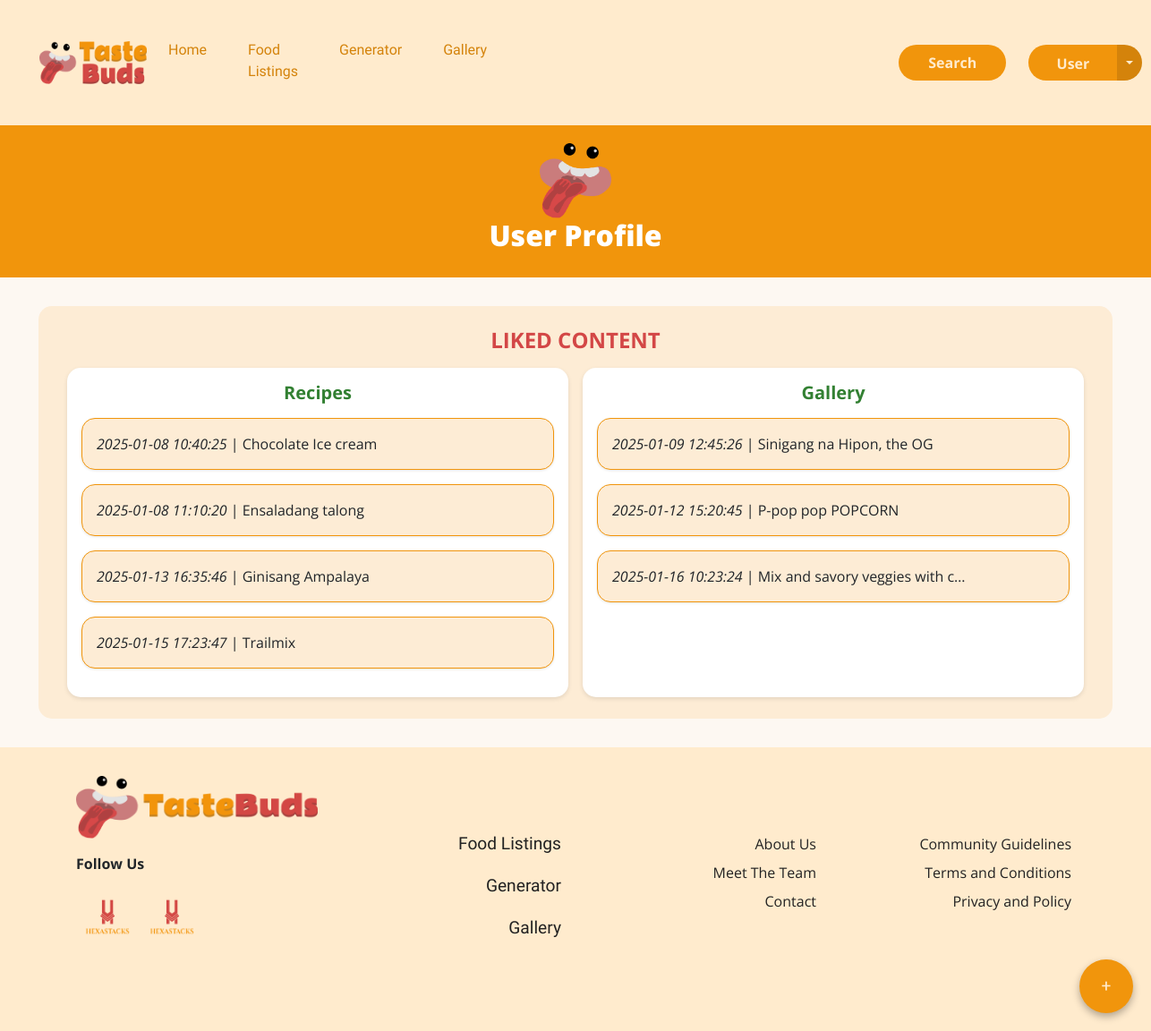
Screenshot of /users/userLike.php with the database file from the repository.
### tables this page shows
CREATE TABLE `likes` (
  `likeID` int(5) NOT NULL,
  `userID` int(5) NOT NULL,
  `recipeID` int(5) DEFAULT NULL,
  `postID` int(5) DEFAULT NULL,
  `likedAt` datetime NOT NULL DEFAULT current_timestamp()
);

CREATE TABLE `recipes` (
  `recipeID` int(5) NOT NULL,
  `recipeTitle` varchar(100) NOT NULL,
  `description` varchar(600) NOT NULL,
  `ingredients` varchar(800) NOT NULL,
  `steps` varchar(5000) NOT NULL,
  `userID` int(5) NOT NULL,
  `isApproved` varchar(3) NOT NULL DEFAULT 'no',
  `createdAt` datetime NOT NULL DEFAULT current_timestamp(),
  `updatedAt` datetime DEFAULT current_timestamp(),
  `primaryCategoryID` int(1) NOT NULL,
  `subcategoryID` int(1) DEFAULT NULL
);

CREATE TABLE `galleryposts` (
  `postID` int(5) NOT NULL,
  `caption` varchar(1000) NOT NULL,
  `userID` int(5) NOT NULL,
  `isApproved` varchar(3) NOT NULL DEFAULT 'no',
  `createdAt` datetime NOT NULL DEFAULT current_timestamp(),
  `updatedAt` datetime DEFAULT current_timestamp(),
  `primaryCategoryID` int(1) NOT NULL,
  `subcategoryID` int(1) NOT NULL DEFAULT 7
);

### connect.php (called while the page is built, shortened)
<?php
function executeQuery($query)
{
	$conn = $GLOBALS['conn'];
	return mysqli_query($conn, $query);
}
?>

### users/userLike.php (the view, shortened to what this page needs)
<?php
include("../connect.php");
$queryUserLikesRcIndividual = "
SELECT likes.*, users.userID AS userLikerID, users.firstName, users.lastName, recipes.*
FROM likes
LEFT JOIN users ON users.userID = likes.userID
LEFT JOIN recipes ON recipes.recipeID = likes.recipeID
WHERE likes.recipeID >= 1 AND likes.userID = 14;
";
$resultUserLikesRcIndividual = executeQuery($queryUserLikesRcIndividual);
$queryUserLikesGpIndividual = "
SELECT likes.*, users.userID AS userLikerID, users.firstName, users.lastName, galleryposts.*
FROM likes
LEFT JOIN users ON users.userID = likes.userID
LEFT JOIN galleryposts ON galleryposts.postID = likes.postID
WHERE likes.postID >= 1 AND likes.userID = 9;
";
$resultUserLikesGpIndividual = executeQuery($queryUserLikesGpIndividual);
?>
<!DOCTYPE html>
<html lang="en">
<head>
    <link href="https://cdn.jsdelivr.net/npm/bootstrap@5.3.3/dist/css/bootstrap.min.css" rel="stylesheet"
>
    <link rel="stylesheet" href="../shared/assets/css/activityLog.css">
    <link rel="stylesheet" href="../shared/assets/css/navbar.css" />
    <link rel="stylesheet" href="../shared/assets/css/footer.css">
</head>
<body>
    <?php include("../shared/components/navbar.php") ?>
    <div class="profile-page">
        <header class="profile-header">
            <img src="../shared/assets/image/Logo.png" alt="TasteBuds Logo">
            <h1>User Profile</h1>
        </header>
        <section class="content-section">
            <h2>Liked Content</h2>
            <div class="content-container">
                <div class="category">
                    <h3>Recipes</h3>
                    <?php
                    if (mysqli_num_rows($resultUserLikesRcIndividual) > 0) {
                        while ($userLikesRowIndividualRc = mysqli_fetch_assoc($resultUserLikesRcIndividual)) {
                            ?>
                            <div class="item-list mb-3" id="liked-recipes">
                                <a href="recipeOverview.php?recipeID=<?php echo $userLikesRowIndividualRc['recipeID']; ?>"
                                    class="item">
                                    <span
                                        style="overflow: hidden; text-overflow: ellipsis; white-space: nowrap; display: inline-block; max-width: 80%;">
                                        <?php echo "<i>" . $userLikesRowIndividualRc['likedAt'] . "</i> | " . $userLikesRowIndividualRc['recipeTitle']; ?>
                                    </span>
                                </a>
                            </div>
                            <?php
                        }
                    }
                    ?>
                </div>
                <div class="category">
                    <h3>Gallery</h3>
                    <?php
                    if (mysqli_num_rows($resultUserLikesGpIndividual) > 0) {
                        while ($userLikesRowIndividualGp = mysqli_fetch_assoc($resultUserLikesGpIndividual)) {
                            ?>
                            <div class="item-list mb-3" id="liked-gallery">
                                <a href="postOverview.php?postID=<?php echo $userLikesRowIndividualGp['postID']; ?>"
                                    class="item">
                                    <span
                                        style="overflow: hidden; text-overflow: ellipsis; white-space: nowrap; display: inline-block; max-width: 80%;">
                                        <?php echo "<i>" . $userLikesRowIndividualGp['likedAt'] . "</i> | " . $userLikesRowIndividualGp['caption']; ?>
                                    </span>
                                </a>
                            </div>
                            <?php
                        }
                    }
                    ?>
                </div>
            </div>
        </section>
    </div>
    <?php include '../shared/components/footer.php'; ?>
</body>
</html>

### shared/assets/css/activityLog.css (style rules this page uses)
:root { --clr-primary: #f1950c; --clr-secondary: #d34746; --clr-action: #328032; --clr-text: #222222; --bg-light: #fdecd5; --fs-header: 2rem; --fs-title: 1.5rem; --border-radius: 15px; }
body { font-family: 'Open Sans', sans-serif; background-color: #fdf8f2; margin: 0; padding: 0; }
.profile-header { text-align: center; padding: 20px; background-color: #f1950c; color: white; }
.profile-header img { width: 80px; }
.profile-header h1 { font-size: 2rem; font-weight: 800; }
.content-section { margin: 2rem auto; padding: 1.5rem; max-width: 1200px; background-color: var(--bg-light); border-radius: var(--border-radius); }
.content-section h2 { font-size: var(--fs-title); margin-bottom: 1rem; text-align: center; color: var(--clr-secondary); text-transform: uppercase; font-weight: bold; }
.content-container { display: flex; flex-wrap: wrap; gap: 1rem; justify-content: center; }
.category { flex: 1 1 calc(100% - 2rem); max-width: calc(50% - 1rem); background-color: white; border-radius: var(--border-radius); padding: 1rem; box-shadow: 0 2px 5px rgba(0, 0, 0, 0.1); }
.category h3 { font-size: 1.25rem; margin-bottom: 1rem; text-align: center; color: var(--clr-action); font-weight: bold; }
.item-list { display: flex; flex-direction: column; gap: 1rem; }
.item { background-color: var(--bg-light); border: 1px solid var(--clr-primary); padding: 1rem; border-radius: var(--border-radius); display: flex; justify-content: space-between; align-items: center; box-shadow: 0 1px 3px rgba(0, 0, 0, 0.1); text-decoration: none; color: inherit; }
.item span { flex: 1; text-align: left; }

### shared/assets/css/navbar.css (style rules this page uses)
:root { --fs-header: 47.78px; --fs-h2: 39.91px; --fs-h3: 33.18px; --fs-h4: 27.65px; --fs-h5: 23.04px; --fs-h6: 19.2px; --fs-paragraph: 16px; --fs-small: 13.33px; --fc-primary-orange: #F1950C; --fc-dark-orange: #D4830B; --fc-mid-orange: #FCD59A; --fc-light-orange: #FFEBCD; --fc-black: #222222; --clr-primary: #F1950C; --clr-secondary: #D34746; --clr-action: #328032; --clr-dark-orange: #D4830B; --clr-mid-orange: #FCD59A; --clr-light-orange: #FFEBCD; --clr-black: #222222; --ff-title: "Rammetto One", serif; --ff-text: "Open Sans", serif; }

### shared/assets/css/footer.css (style rules this page uses)
:root { --fs-header: 47.78px; --fs-h2: 39.91px; --fs-h3: 33.18px; --fs-h4: 27.65px; --fs-h5: 23.04px; --fs-h6: 19.2px; --fs-paragraph: 16px; --fs-small: 13.33px; --fc-primary-orange: #F1950C; --fc-dark-orange: #D4830B; --fc-mid-orange: #FCD59A; --fc-light-orange: #FFEBCD; --fc-black: #222222; --clr-primary: #F1950C; --clr-secondary: #D34746; --clr-action: #328032; --clr-dark-orange: #D4830B; --clr-mid-orange: #FCD59A; --clr-light-orange: #FFEBCD; --clr-black: #222222; --ff-title: "Rammetto One", serif; --ff-text: "Open Sans", serif; }

### shared/assets/css/style.css (style rules this page uses)
:root { --fs-header: 47.78px; --fs-h2: 39.91px; --fs-h3: 33.18px; --fs-h4: 27.65px; --fs-h5: 23.04px; --fs-h6: 19.2px; --fs-paragraph: 16px; --fs-small: 13.33px; --fc-primary-orange: #F1950C; --fc-dark-orange: #D4830B; --fc-mid-orange: #FCD59A; --fc-light-orange: #FFEBCD; --fc-black: #222222; --clr-primary: #F1950C; --clr-secondary: #D34746; --clr-action: #328032; --clr-dark-orange: #D4830B; --clr-mid-orange: #FCD59A; --clr-light-orange: #FFEBCD; --clr-black: #222222; --ff-title: "Rammetto One", serif; --ff-text: "Open Sans", serif; }

### rows the page displays
likes: likedAt "2025-01-08 10:40:25", recipeID.recipeTitle "Chocolate Ice cream"
likes: likedAt "2025-01-08 11:10:20", recipeID.recipeTitle "Ensaladang talong"
likes: likedAt "2025-01-13 16:35:46", recipeID.recipeTitle "Ginisang Ampalaya"
likes: likedAt "2025-01-15 17:23:47", recipeID.recipeTitle "Trailmix"
likes: likedAt "2025-01-09 12:45:26", postID.caption "Sinigang na Hipon, the OG"
likes: likedAt "2025-01-12 15:20:45", postID.caption "P-pop pop POPCORN"
likes: likedAt "2025-01-16 10:23:24", postID.caption "Mix and savory veggies with c…"
